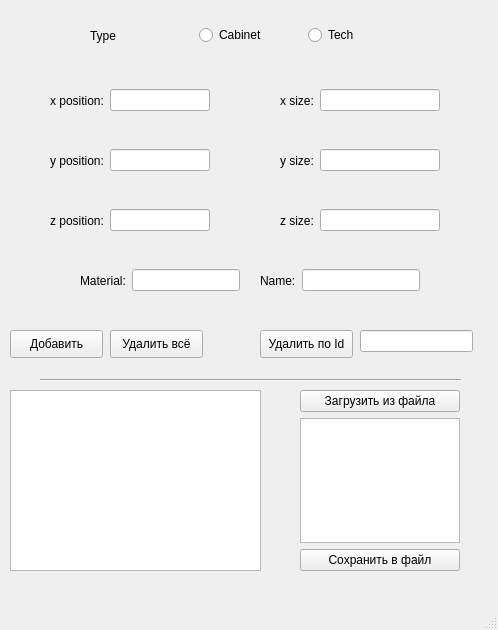
<?xml version="1.0" encoding="UTF-8"?>
<ui version="4.0">
 <class>MainWindow</class>
 <widget class="QMainWindow" name="MainWindow">
  <property name="geometry">
   <rect>
    <x>0</x>
    <y>0</y>
    <width>498</width>
    <height>630</height>
   </rect>
  </property>
  <property name="sizePolicy">
   <sizepolicy hsizetype="Fixed" vsizetype="Fixed">
    <horstretch>0</horstretch>
    <verstretch>0</verstretch>
   </sizepolicy>
  </property>
  <property name="minimumSize">
   <size>
    <width>498</width>
    <height>630</height>
   </size>
  </property>
  <property name="maximumSize">
   <size>
    <width>498</width>
    <height>630</height>
   </size>
  </property>
  <property name="windowTitle">
   <string>Kitchen shop</string>
  </property>
  <widget class="QWidget" name="centralwidget">
   <widget class="QWidget" name="horizontalLayoutWidget">
    <property name="geometry">
     <rect>
      <x>90</x>
      <y>10</y>
      <width>321</width>
      <height>51</height>
     </rect>
    </property>
    <layout class="QHBoxLayout" name="horizontalLayout">
     <item>
      <widget class="QLabel" name="label">
       <property name="text">
        <string>Type</string>
       </property>
      </widget>
     </item>
     <item>
      <widget class="QRadioButton" name="radioButton">
       <property name="text">
        <string>Cabinet</string>
       </property>
      </widget>
     </item>
     <item>
      <widget class="QRadioButton" name="radioButton_2">
       <property name="text">
        <string>Tech</string>
       </property>
      </widget>
     </item>
    </layout>
   </widget>
   <widget class="Line" name="line">
    <property name="geometry">
     <rect>
      <x>40</x>
      <y>370</y>
      <width>421</width>
      <height>20</height>
     </rect>
    </property>
    <property name="orientation">
     <enum>Qt::Horizontal</enum>
    </property>
   </widget>
   <widget class="QWidget" name="horizontalLayoutWidget_2">
    <property name="geometry">
     <rect>
      <x>50</x>
      <y>70</y>
      <width>160</width>
      <height>61</height>
     </rect>
    </property>
    <layout class="QHBoxLayout" name="horizontalLayout_2">
     <item>
      <widget class="QLabel" name="label_2">
       <property name="text">
        <string>x position:</string>
       </property>
      </widget>
     </item>
     <item>
      <widget class="QLineEdit" name="lineEdit">
       <property name="text">
        <string/>
       </property>
      </widget>
     </item>
    </layout>
   </widget>
   <widget class="QWidget" name="horizontalLayoutWidget_3">
    <property name="geometry">
     <rect>
      <x>50</x>
      <y>130</y>
      <width>160</width>
      <height>61</height>
     </rect>
    </property>
    <layout class="QHBoxLayout" name="horizontalLayout_3">
     <item>
      <widget class="QLabel" name="label_3">
       <property name="text">
        <string>y position:</string>
       </property>
      </widget>
     </item>
     <item>
      <widget class="QLineEdit" name="lineEdit_2">
       <property name="text">
        <string/>
       </property>
      </widget>
     </item>
    </layout>
   </widget>
   <widget class="QWidget" name="horizontalLayoutWidget_4">
    <property name="geometry">
     <rect>
      <x>50</x>
      <y>190</y>
      <width>160</width>
      <height>61</height>
     </rect>
    </property>
    <layout class="QHBoxLayout" name="horizontalLayout_5">
     <item>
      <widget class="QLabel" name="label_5">
       <property name="text">
        <string>z position:</string>
       </property>
      </widget>
     </item>
     <item>
      <widget class="QLineEdit" name="lineEdit_4">
       <property name="text">
        <string/>
       </property>
      </widget>
     </item>
    </layout>
   </widget>
   <widget class="QWidget" name="horizontalLayoutWidget_5">
    <property name="geometry">
     <rect>
      <x>280</x>
      <y>190</y>
      <width>160</width>
      <height>61</height>
     </rect>
    </property>
    <layout class="QHBoxLayout" name="horizontalLayout_6">
     <item>
      <widget class="QLabel" name="label_6">
       <property name="text">
        <string>z size:</string>
       </property>
      </widget>
     </item>
     <item>
      <widget class="QLineEdit" name="lineEdit_5">
       <property name="text">
        <string/>
       </property>
      </widget>
     </item>
    </layout>
   </widget>
   <widget class="QWidget" name="horizontalLayoutWidget_6">
    <property name="geometry">
     <rect>
      <x>280</x>
      <y>70</y>
      <width>160</width>
      <height>61</height>
     </rect>
    </property>
    <layout class="QHBoxLayout" name="horizontalLayout_7">
     <item>
      <widget class="QLabel" name="label_7">
       <property name="text">
        <string>x size:</string>
       </property>
      </widget>
     </item>
     <item>
      <widget class="QLineEdit" name="lineEdit_6">
       <property name="text">
        <string/>
       </property>
      </widget>
     </item>
    </layout>
   </widget>
   <widget class="QWidget" name="horizontalLayoutWidget_7">
    <property name="geometry">
     <rect>
      <x>280</x>
      <y>130</y>
      <width>160</width>
      <height>61</height>
     </rect>
    </property>
    <layout class="QHBoxLayout" name="horizontalLayout_8">
     <item>
      <widget class="QLabel" name="label_8">
       <property name="text">
        <string>y size:</string>
       </property>
      </widget>
     </item>
     <item>
      <widget class="QLineEdit" name="lineEdit_7">
       <property name="text">
        <string/>
       </property>
      </widget>
     </item>
    </layout>
   </widget>
   <widget class="QWidget" name="horizontalLayoutWidget_9">
    <property name="geometry">
     <rect>
      <x>80</x>
      <y>250</y>
      <width>160</width>
      <height>61</height>
     </rect>
    </property>
    <layout class="QHBoxLayout" name="horizontalLayout_10">
     <item>
      <widget class="QLabel" name="label_10">
       <property name="text">
        <string>Material:</string>
       </property>
      </widget>
     </item>
     <item>
      <widget class="QLineEdit" name="lineEdit_9">
       <property name="text">
        <string/>
       </property>
      </widget>
     </item>
    </layout>
   </widget>
   <widget class="QWidget" name="horizontalLayoutWidget_10">
    <property name="geometry">
     <rect>
      <x>260</x>
      <y>250</y>
      <width>160</width>
      <height>61</height>
     </rect>
    </property>
    <layout class="QHBoxLayout" name="horizontalLayout_11">
     <item>
      <widget class="QLabel" name="label_11">
       <property name="text">
        <string>Name:</string>
       </property>
      </widget>
     </item>
     <item>
      <widget class="QLineEdit" name="lineEdit_10">
       <property name="enabled">
        <bool>true</bool>
       </property>
       <property name="text">
        <string/>
       </property>
      </widget>
     </item>
    </layout>
   </widget>
   <widget class="QPushButton" name="pushButton">
    <property name="geometry">
     <rect>
      <x>10</x>
      <y>330</y>
      <width>93</width>
      <height>28</height>
     </rect>
    </property>
    <property name="text">
     <string>Добавить</string>
    </property>
   </widget>
   <widget class="QPushButton" name="pushButton_2">
    <property name="geometry">
     <rect>
      <x>110</x>
      <y>330</y>
      <width>93</width>
      <height>28</height>
     </rect>
    </property>
    <property name="text">
     <string>Удалить всё</string>
    </property>
   </widget>
   <widget class="QPushButton" name="pushButton_3">
    <property name="geometry">
     <rect>
      <x>260</x>
      <y>330</y>
      <width>93</width>
      <height>28</height>
     </rect>
    </property>
    <property name="text">
     <string>Удалить по Id</string>
    </property>
   </widget>
   <widget class="QLineEdit" name="lineEdit_8">
    <property name="geometry">
     <rect>
      <x>360</x>
      <y>330</y>
      <width>113</width>
      <height>22</height>
     </rect>
    </property>
    <property name="inputMask">
     <string notr="true"/>
    </property>
   </widget>
   <widget class="QTextEdit" name="textEdit">
    <property name="geometry">
     <rect>
      <x>10</x>
      <y>390</y>
      <width>251</width>
      <height>181</height>
     </rect>
    </property>
    <property name="readOnly">
     <bool>true</bool>
    </property>
   </widget>
   <widget class="QWidget" name="verticalLayoutWidget">
    <property name="geometry">
     <rect>
      <x>300</x>
      <y>390</y>
      <width>160</width>
      <height>181</height>
     </rect>
    </property>
    <layout class="QVBoxLayout" name="verticalLayout">
     <item>
      <widget class="QPushButton" name="pushButton_4">
       <property name="text">
        <string>Загрузить из файла</string>
       </property>
      </widget>
     </item>
     <item>
      <widget class="QTextEdit" name="textEdit_2">
       <property name="markdown">
        <string/>
       </property>
       <property name="placeholderText">
        <string/>
       </property>
      </widget>
     </item>
     <item>
      <widget class="QPushButton" name="pushButton_5">
       <property name="text">
        <string>Сохранить в файл</string>
       </property>
      </widget>
     </item>
    </layout>
   </widget>
  </widget>
  <widget class="QMenuBar" name="menubar">
   <property name="geometry">
    <rect>
     <x>0</x>
     <y>0</y>
     <width>498</width>
     <height>26</height>
    </rect>
   </property>
  </widget>
  <widget class="QStatusBar" name="statusbar"/>
 </widget>
 <resources/>
 <connections>
  <connection>
   <sender>radioButton</sender>
   <signal>toggled(bool)</signal>
   <receiver>lineEdit_8</receiver>
   <slot>setEnabled(bool)</slot>
   <hints>
    <hint type="sourcelabel">
     <x>250</x>
     <y>60</y>
    </hint>
    <hint type="destinationlabel">
     <x>426</x>
     <y>466</y>
    </hint>
   </hints>
  </connection>
 </connections>
</ui>
